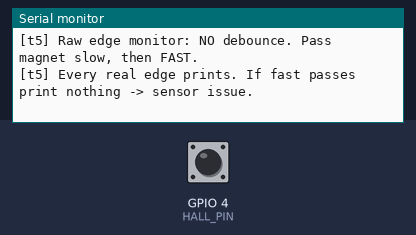
Bench run of a sketch on a simulated ESP32. Shown: the last lines printed to the serial monitor. The inputs (shaded band) are chosen by the test bench; at power-on: GPIO 4 (HALL_PIN) HIGH.

Above: at 1.7 s.
1.8 s: GPIO 4 (HALL_PIN) pulled LOW for 3 s
At 4.3 s:
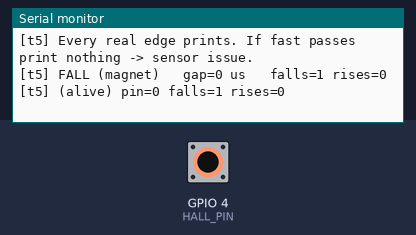
6.3 s: GPIO 4 (HALL_PIN) pulled LOW for 3 s
At 6.7 s:
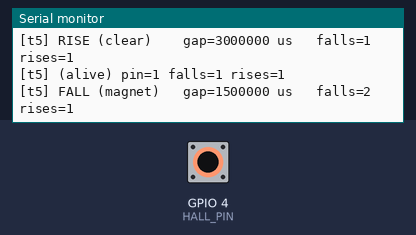
Timing chart, 0 to 9.3 s (numbered marks = the images above; inputs shaded):
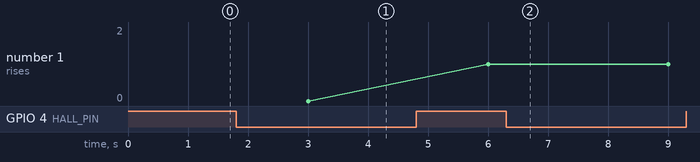

Measured:
- after the input at 1.8 s, the serial monitor: prints a new line at once (image 1)
- after the input at 6.3 s, the serial monitor: prints a new line at once (image 2)
- plotted number 1: 1 → 2 after the input at 6.3 s

The sketch:

t5_edge_monitor.ino
```cpp
/**
 * TEST 5 — Raw edge monitor (NO debounce, NO dwell, counts EVERY transition)
 * Purpose: prove whether the SENSOR emits an edge on a fast pass.
 *
 * This removes every bit of software filtering. If a fast magnet pass produces
 * NO log line here, the sensor itself isn't tripping — it's 100% physical
 * (gap / magnet strength / pole), not the code.
 *
 * Wiring: sensor OUT -> pad D3 (GPIO4), VCC -> 3V3, GND -> GND.
 *
 * HOW TO USE:
 *   1. Pass the magnet SLOWLY  -> you should see  FALL then RISE.
 *   2. Pass the magnet FAST    -> you should STILL see FALL then RISE.
 *   If fast produces nothing, the sensor never crossed its trigger threshold
 *   on that pass -> strengthen field / shrink gap / flip pole.
 */

#define HALL_PIN 4  // GPIO4 == pad D3

volatile unsigned long fallCount = 0;
volatile unsigned long riseCount = 0;
volatile unsigned long lastEdgeUs = 0;
volatile unsigned long lastGapUs  = 0;
volatile bool lastWasFall = false;
volatile bool haveEvent = false;

void IRAM_ATTR onAnyEdge() {
  unsigned long nowUs = micros();
  lastGapUs = (lastEdgeUs == 0) ? 0 : (nowUs - lastEdgeUs);
  lastEdgeUs = nowUs;
  // active-low sensor: LOW == magnet present == a FALLING edge
  if (digitalRead(HALL_PIN) == LOW) {
    fallCount++;
    lastWasFall = true;
  } else {
    riseCount++;
    lastWasFall = false;
  }
  haveEvent = true;
}

void setup() {
  Serial.begin(115200);
  pinMode(HALL_PIN, INPUT_PULLUP);
  attachInterrupt(digitalPinToInterrupt(HALL_PIN), onAnyEdge, CHANGE);
  delay(500);
  Serial.println();
  Serial.println("[t5] Raw edge monitor: NO debounce. Pass magnet slow, then FAST.");
  Serial.println("[t5] Every real edge prints. If fast passes print nothing -> sensor issue.");
}

void loop() {
  if (haveEvent) {
    noInterrupts();
    bool fall = lastWasFall;
    unsigned long gap = lastGapUs;
    unsigned long fc = fallCount, rc = riseCount;
    haveEvent = false;
    interrupts();
    Serial.printf("[t5] %s   gap=%lu us   falls=%lu rises=%lu\n",
                  fall ? "FALL (magnet)" : "RISE (clear) ", gap, fc, rc);
  }
  // Heartbeat so you know it's alive with no magnet.
  static unsigned long hb = 0;
  if (millis() - hb > 3000) {
    hb = millis();
    Serial.printf("[t5] (alive) pin=%d falls=%lu rises=%lu\n",
                  digitalRead(HALL_PIN), fallCount, riseCount);
  }
  delay(2);
}
```
